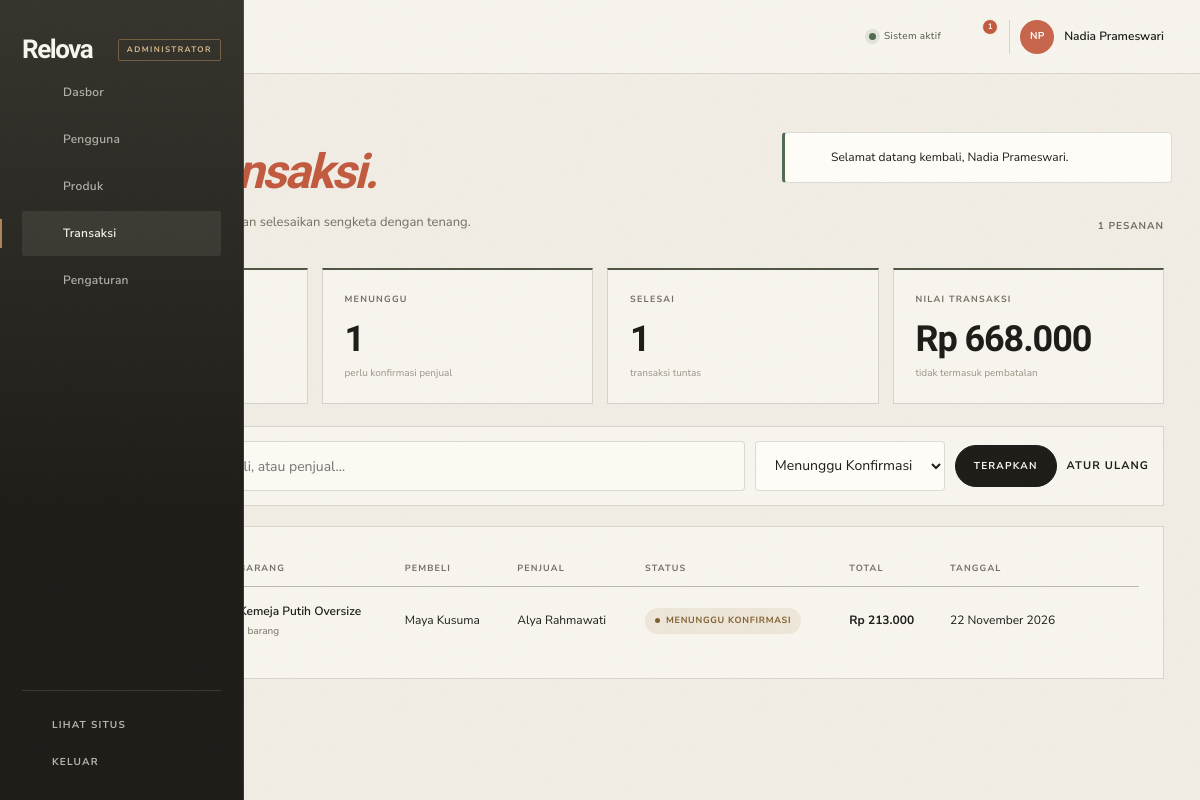
/admin/transaksi?status=menunggu (signed in), run on the app's committed database.
### tables this page shows
CREATE TABLE users (
    id INTEGER PRIMARY KEY AUTOINCREMENT,
    name TEXT NOT NULL,
    username TEXT NOT NULL UNIQUE,
    email TEXT NOT NULL UNIQUE,
    password_hash TEXT NOT NULL,
    role TEXT NOT NULL DEFAULT 'pembeli' CHECK (role IN ('pembeli', 'penjual', 'admin')),
    phone TEXT,
    city TEXT,
    address TEXT,
    bio TEXT,
    status TEXT NOT NULL DEFAULT 'aktif' CHECK (status IN ('aktif', 'ditangguhkan')),
    created_at TEXT NOT NULL DEFAULT CURRENT_TIMESTAMP
);

CREATE TABLE orders (
    id INTEGER PRIMARY KEY AUTOINCREMENT,
    order_number TEXT NOT NULL UNIQUE,
    buyer_id INTEGER NOT NULL,
    seller_id INTEGER NOT NULL,
    total_amount INTEGER NOT NULL,
    shipping_cost INTEGER NOT NULL DEFAULT 0,
    status TEXT NOT NULL DEFAULT 'menunggu' CHECK (status IN ('menunggu', 'dikonfirmasi', 'diproses', 'dikirim', 'selesai', 'dibatalkan')),
    shipping_address TEXT NOT NULL,
    notes TEXT,
    created_at TEXT NOT NULL DEFAULT CURRENT_TIMESTAMP,
    updated_at TEXT NOT NULL DEFAULT CURRENT_TIMESTAMP,
    FOREIGN KEY (buyer_id) REFERENCES users(id),
    FOREIGN KEY (seller_id) REFERENCES users(id)
);

### app/views/admin/transactions.php (the view, shortened to what the rows shown need)
<?php
$statusOptions = ['' => 'Semua status'] + order_statuses();
?>
<section class="admin-page">
    <header class="admin-page__head">
        <div>
            <span class="eyebrow">Arus transaksi</span>
            <h1>Semua <em>transaksi.</em></h1>
            <p><?= number_format($pagination['total'], 0, ',', '.') ?> pesanan tercatat. Pantau status dan selesaikan sengketa dengan tenang.</p>
        </div>
        <span class="admin-page__meta"><?= icon('box') ?> <?= number_format($pagination['total'], 0, ',', '.') ?> pesanan</span>
    </header>
    <div class="admin-kpi-grid admin-kpi-grid--compact">
        <article class="admin-kpi"><span class="admin-kpi__label">Total transaksi</span><strong><?= number_format((int) ($stats['total'] ?? 0), 0, ',', '.') ?></strong><span class="admin-kpi__delta">seluruh waktu</span></article>
        <article class="admin-kpi"><span class="admin-kpi__label">Menunggu</span><strong><?= (int) ($stats['pending'] ?? 0) ?></strong><span class="admin-kpi__delta">perlu konfirmasi penjual</span></article>
        <article class="admin-kpi"><span class="admin-kpi__label">Selesai</span><strong><?= (int) ($stats['completed'] ?? 0) ?></strong><span class="admin-kpi__delta">transaksi tuntas</span></article>
        <article class="admin-kpi"><span class="admin-kpi__label">Nilai transaksi</span><strong class="admin-kpi__money"><?= rupiah($stats['gross_value'] ?? 0) ?></strong><span class="admin-kpi__delta">tidak termasuk pembatalan</span></article>
    </div>
    <form action="<?= url('/admin/transaksi') ?>" method="get" class="admin-filter-bar">
        <div class="admin-filter-bar__search">
            <?= icon('search') ?>
            <input id="admin-order-search" type="search" name="q" value="<?= e($filters['q']) ?>" placeholder="Nomor pesanan, pembeli, atau penjual…">
        </div>
        <select id="admin-order-status" name="status">
            <?php foreach ($statusOptions as $value => $label): ?>
                <option value="<?= e($value) ?>" <?= $filters['status'] === $value ? 'selected' : '' ?>><?= e($label) ?></option>
            <?php endforeach; ?>
        </select>
        <button type="submit" class="button button--dark button--sm">Terapkan</button>
        <?php if ($filters['q'] || $filters['status']): ?><a href="<?= url('/admin/transaksi') ?>" class="text-link">Atur ulang</a><?php endif; ?>
    </form>
    <div class="admin-panel">
        <?php if ($orders): ?>
            <div class="table-wrap">
                <table class="data-table data-table--admin data-table--transactions">
                    <thead><tr><th>Nomor</th><th>Barang</th><th>Pembeli</th><th>Penjual</th><th>Status</th><th>Total</th><th>Tanggal</th><th></th></tr></thead>
                    <tbody>
                        <?php foreach ($orders as $order): ?>
                            <tr>
                                <td><strong><?= e($order['order_number']) ?></strong></td>
                                <td><span class="table-title"><?= e($order['first_item_title'] ?: '-') ?></span><small><?= (int) $order['item_count'] ?> barang</small></td>
                                <td><?= e($order['buyer_name']) ?></td>
                                <td><?= e($order['seller_name']) ?></td>
                                <td><span class="status <?= e(order_status_class($order['status'])) ?>"><?= e(order_status_label($order['status'])) ?></span></td>
                                <td><strong><?= rupiah($order['total_amount']) ?></strong></td>
                                <td><?= e(tanggal($order['created_at'])) ?></td>
                                <td><a href="<?= url('/admin/transaksi/' . $order['id']) ?>" class="table-link" aria-label="Buka transaksi"><?= icon('arrow-right') ?></a></td>
                            </tr>
                        <?php endforeach; ?>
                    </tbody>
                </table>
            </div>
        <?php endif; ?>
    </div>
</section>

### app/core/helpers.php (shortened to what the rows shown need)
<?php
function config(?string $key = null, mixed $default = null): mixed
{
    static $config = null;
    if ($config === null) {
        $config = require dirname(__DIR__, 2) . '/config/config.php';
    }
    return $config[$key] ?? $default;
}
function base_url(): string
{
    return rtrim((string) config('base_url', ''), '/');
}
function url(string $path = ''): string
{
    $path = '/' . ltrim($path, '/');
    if ($path === '/') {
        return base_url() . '/';
    }
    return base_url() . $path;
}
function e(mixed $value): string
{
    return htmlspecialchars((string) $value, ENT_QUOTES | ENT_SUBSTITUTE, 'UTF-8');
}
function query(string $key, mixed $default = ''): mixed
{
    return $_GET[$key] ?? $default;
}
function rupiah(int|float|string|null $amount): string
{
    return 'Rp ' . number_format((float) $amount, 0, ',', '.');
}
function tanggal(?string $date, bool $withTime = false): string
{
    $bulan = [1 => 'Januari', 'Februari', 'Maret', 'April', 'Mei', 'Juni', 'Juli', 'Agustus', 'September', 'Oktober', 'November', 'Desember'];
    $timestamp = strtotime($date);
    $result = date('j', $timestamp) . ' ' . $bulan[(int) date('n', $timestamp)] . ' ' . date('Y', $timestamp);
    return $result;
}
function order_statuses(): array
{
    return [
        'menunggu' => 'Menunggu Konfirmasi',
        'dikonfirmasi' => 'Dikonfirmasi',
        'diproses' => 'Diproses',
        'dikirim' => 'Dikirim',
        'selesai' => 'Selesai',
        'dibatalkan' => 'Dibatalkan',
    ];
}
function order_status_label(?string $status): string
{
    return order_statuses()[$status] ?? 'Tidak diketahui';
}
function order_status_class(?string $status): string
{
    return match ($status) {
        'menunggu' => 'status--waiting',
        'dikonfirmasi' => 'status--confirmed',
        'diproses' => 'status--processing',
        'dikirim' => 'status--shipped',
        'selesai' => 'status--done',
        'dibatalkan' => 'status--cancelled',
        default => 'status--neutral',
    };
}
function initials(string $name): string
{
    $parts = preg_split('/\s+/', trim($name));
    $parts = array_filter($parts);
    return mb_strtoupper(mb_substr($parts[0], 0, 1) . mb_substr(end($parts), 0, 1));
}
function avatar_color(string $seed): string
{
    $colors = ['#c7654b', '#6d7457', '#a47a54', '#677a82', '#9b6d72', '#7b6e96', '#8d7d58'];
    return $colors[abs(crc32($seed)) % count($colors)];
}
function active_nav(string $path): string
{
    $current = parse_url($_SERVER['REQUEST_URI'] ?? '/', PHP_URL_PATH) ?: '/';
    $base = base_url();
    $path = '/' . trim($path, '/');
    return str_starts_with($current, $path) ? 'is-active' : '';
}
function is_current(string $path): bool
{
    $current = parse_url($_SERVER['REQUEST_URI'] ?? '/', PHP_URL_PATH) ?: '/';
    $base = base_url();
    return rtrim($current, '/') === rtrim('/' . trim($path, '/'), '/');
}
function icon(string $name, string $class = ''): string
{
    $path = $icons[$name] ?? $icons['info'];
    $class = trim('icon ' . $class);
    return '<svg class="' . e($class) . '" viewBox="0 0 24 24" fill="none" stroke="currentColor" stroke-width="1.7" stroke-linecap="round" stroke-linejoin="round" aria-hidden="true">' . $path . '</svg>';
}

### app/core/Router.php (shortened to what the rows shown need)
<?php
class Router
{
    private array $routes = [];
    private function add(string $httpMethod, string $path, string $controller, string $method): void
    {
        $normalized = '/' . trim($path, '/');
        $pattern = preg_replace('#\{([a-zA-Z_]+)\}#', '(?P<$1>[^/]+)', $normalized);
        $this->routes[] = [
            'http' => $httpMethod,
            'path' => $normalized,
            'pattern' => '#^' . $pattern . '/?$#',
            'controller' => $controller,
            'method' => $method,
        ];
    }
    public function dispatch(string $httpMethod, string $uri): void
    {
        $config = require dirname(__DIR__, 2) . '/config/config.php';
        $path = parse_url($uri, PHP_URL_PATH) ?: '/';
        $path = '/' . ltrim($path, '/');
        foreach ($this->routes as $route) {
            if ($route['http'] !== $httpMethod) {
                continue;
            }
            if (preg_match($route['pattern'], $path, $matches)) {
                $params = array_filter($matches, 'is_string', ARRAY_FILTER_USE_KEY);
                $method = $route['method'];
                $controller = new $controllerClass();
                $controller->$method(...array_values($params));
                return;
            }
        }
    }
}

### app/views/layouts/admin.php (shortened to what the rows shown need)
<?php
require __DIR__ . '/partials/head.php';
$navUser = Auth::user();
$notifCount = (new NotificationModel())->unreadCount(Auth::id());
?>
<div class="admin-shell">
    <aside class="admin-sidebar" data-sidebar>
        <div class="admin-sidebar__head">
            <a class="brand brand--admin" href="<?= url('/admin') ?>"><span class="brand__word">Relova</span></a>
            <span class="admin-badge">Administrator</span>
        </div>
        <nav class="admin-nav" aria-label="Navigasi administrator">
            <a class="<?= is_current('/admin') ? 'is-active' : '' ?>" href="<?= url('/admin') ?>"><?= icon('grid') ?><span>Dasbor</span></a>
            <a class="<?= active_nav('/admin/pengguna') ?>" href="<?= url('/admin/pengguna') ?>"><?= icon('users') ?><span>Pengguna</span></a>
            <a class="<?= active_nav('/admin/produk') ?>" href="<?= url('/admin/produk') ?>"><?= icon('hanger') ?><span>Produk</span></a>
            <a class="<?= active_nav('/admin/transaksi') ?>" href="<?= url('/admin/transaksi') ?>"><?= icon('box') ?><span>Transaksi</span></a>
            <a class="<?= active_nav('/admin/pengaturan') ?>" href="<?= url('/admin/pengaturan') ?>"><?= icon('settings') ?><span>Pengaturan</span></a>
        </nav>
        <div class="admin-sidebar__bottom">
            <a href="<?= url('/') ?>" class="admin-site-link"><?= icon('arrow-up-right') ?> Lihat situs</a>
            <form action="<?= url('/keluar') ?>" method="post">
                <button type="submit"><?= icon('logout') ?> Keluar</button>
            </form>
        </div>
    </aside>
    <div class="admin-main">
        <header class="admin-topbar">
            <div class="admin-topbar__left">
                <span>Panel moderasi Relova</span>
            </div>
            <div class="admin-topbar__right">
                <span class="admin-live"><span></span> Sistem aktif</span>
                <a href="<?= url('/notifikasi') ?>" class="icon-button" aria-label="Notifikasi">
                    <?= icon('bell') ?><?php if ($notifCount): ?><span class="nav-count nav-count--alert"><?= $notifCount ?></span><?php endif; ?>
                </a>
                <a href="<?= url('/profil') ?>" class="admin-user">
                    <span class="avatar avatar--sm" style="--avatar-color: <?= e(avatar_color($navUser['name'])) ?>"><?= e(initials($navUser['name'])) ?></span>
                    <span><?= e($navUser['name']) ?></span>
                </a>
            </div>
        </header>
        <main id="main-content" class="admin-content">
            <?= $content ?>
        </main>
    </div>
</div>
<?php require __DIR__ . '/partials/scripts.php'; ?>

### data on the page
users: id "1", name "NP", name "Nadia Prameswari"
orders: first_item_title "Kemeja Putih Oversize", buyer_name "Maya Kusuma", seller_name "Alya Rahmawati", status "MENUNGGU KONFIRMASI", total_amount "Rp 213.000", created_at "22 November 2026"

### other printed values
$flash['message'] "Selamat datang kembali, Nadia Prameswari."
$stats['pending'] "1"
$stats['completed'] "1"
rupiah($stats['gross_value'] ?? 0) "Rp 668.000"
form field status "Menunggu Konfirmasi"
